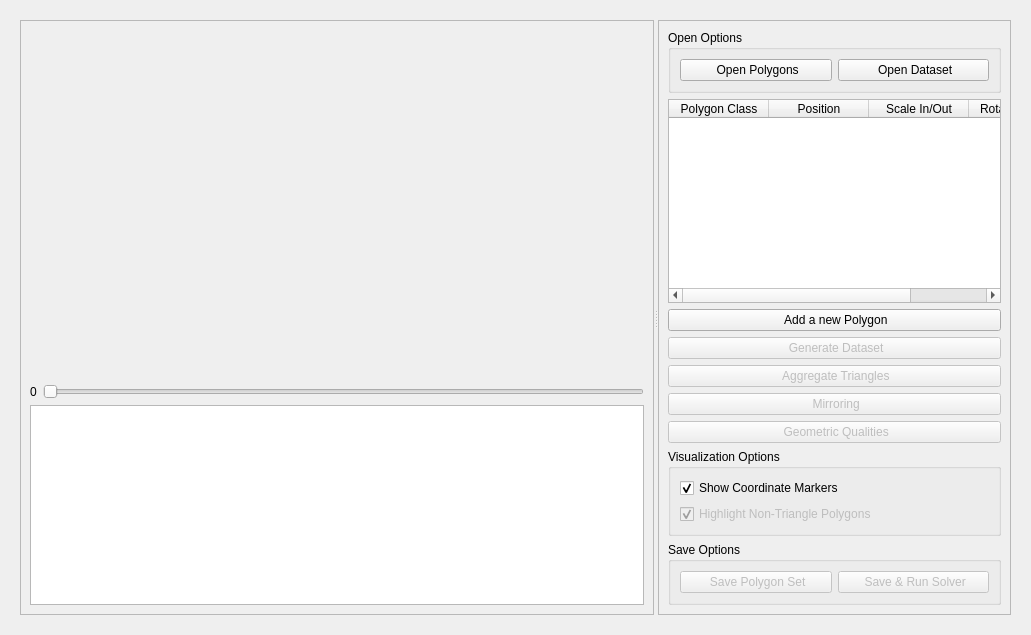
<?xml version="1.0" encoding="UTF-8"?>
<ui version="4.0">
 <class>DatasetWidget</class>
 <widget class="QWidget" name="DatasetWidget">
  <property name="geometry">
   <rect>
    <x>0</x>
    <y>0</y>
    <width>1031</width>
    <height>635</height>
   </rect>
  </property>
  <property name="sizePolicy">
   <sizepolicy hsizetype="Preferred" vsizetype="Preferred">
    <horstretch>0</horstretch>
    <verstretch>0</verstretch>
   </sizepolicy>
  </property>
  <property name="sizeIncrement">
   <size>
    <width>0</width>
    <height>280</height>
   </size>
  </property>
  <property name="windowTitle">
   <string>Form</string>
  </property>
  <layout class="QVBoxLayout" name="verticalLayout_2">
   <item>
    <widget class="QWidget" name="widget" native="true">
     <property name="sizePolicy">
      <sizepolicy hsizetype="Preferred" vsizetype="Expanding">
       <horstretch>0</horstretch>
       <verstretch>0</verstretch>
      </sizepolicy>
     </property>
     <layout class="QHBoxLayout" name="horizontalLayout">
      <item>
       <widget class="QSplitter" name="splitter">
        <property name="minimumSize">
         <size>
          <width>0</width>
          <height>0</height>
         </size>
        </property>
        <property name="mouseTracking">
         <bool>true</bool>
        </property>
        <property name="orientation">
         <enum>Qt::Horizontal</enum>
        </property>
        <widget class="QFrame" name="frame_2">
         <property name="sizePolicy">
          <sizepolicy hsizetype="Preferred" vsizetype="Preferred">
           <horstretch>0</horstretch>
           <verstretch>0</verstretch>
          </sizepolicy>
         </property>
         <property name="frameShape">
          <enum>QFrame::StyledPanel</enum>
         </property>
         <property name="frameShadow">
          <enum>QFrame::Raised</enum>
         </property>
         <layout class="QGridLayout" name="gridLayout_2">
          <item row="1" column="0">
           <widget class="QLabel" name="mesh_number_label">
            <property name="text">
             <string>0</string>
            </property>
            <property name="scaledContents">
             <bool>true</bool>
            </property>
            <property name="wordWrap">
             <bool>true</bool>
            </property>
            <property name="margin">
             <number>10</number>
            </property>
           </widget>
          </item>
          <item row="0" column="0" colspan="2">
           <widget class="genericVTKwidget" name="canvas" native="true">
            <property name="minimumSize">
             <size>
              <width>475</width>
              <height>0</height>
             </size>
            </property>
           </widget>
          </item>
          <item row="1" column="1">
           <widget class="QSlider" name="param_slider">
            <property name="sizePolicy">
             <sizepolicy hsizetype="Preferred" vsizetype="Fixed">
              <horstretch>100</horstretch>
              <verstretch>0</verstretch>
             </sizepolicy>
            </property>
            <property name="maximum">
             <number>0</number>
            </property>
            <property name="singleStep">
             <number>1</number>
            </property>
            <property name="orientation">
             <enum>Qt::Horizontal</enum>
            </property>
           </widget>
          </item>
          <item row="2" column="0" colspan="2">
           <widget class="QTextEdit" name="log_label">
            <property name="enabled">
             <bool>true</bool>
            </property>
            <property name="maximumSize">
             <size>
              <width>16777215</width>
              <height>200</height>
             </size>
            </property>
            <property name="readOnly">
             <bool>true</bool>
            </property>
           </widget>
          </item>
         </layout>
        </widget>
        <widget class="QFrame" name="frame">
         <property name="sizePolicy">
          <sizepolicy hsizetype="Preferred" vsizetype="Preferred">
           <horstretch>0</horstretch>
           <verstretch>0</verstretch>
          </sizepolicy>
         </property>
         <property name="maximumSize">
          <size>
           <width>16777215</width>
           <height>16777215</height>
          </size>
         </property>
         <property name="frameShape">
          <enum>QFrame::StyledPanel</enum>
         </property>
         <property name="frameShadow">
          <enum>QFrame::Raised</enum>
         </property>
         <layout class="QGridLayout" name="gridLayout">
          <item row="10" column="0">
           <widget class="QPushButton" name="geom_qualities_btn">
            <property name="enabled">
             <bool>false</bool>
            </property>
            <property name="text">
             <string> Geometric Qualities</string>
            </property>
            <property name="icon">
             <iconset>
              <normaloff>:/icons/img/geometry_icon.png</normaloff>:/icons/img/geometry_icon.png</iconset>
            </property>
           </widget>
          </item>
          <item row="8" column="0">
           <widget class="QPushButton" name="aggregate_btn">
            <property name="enabled">
             <bool>false</bool>
            </property>
            <property name="text">
             <string> Aggregate Triangles</string>
            </property>
            <property name="icon">
             <iconset>
              <normaloff>:/icons/img/aggregate.png</normaloff>:/icons/img/aggregate.png</iconset>
            </property>
           </widget>
          </item>
          <item row="9" column="0">
           <widget class="QPushButton" name="mirroring_btn">
            <property name="enabled">
             <bool>false</bool>
            </property>
            <property name="text">
             <string> Mirroring</string>
            </property>
            <property name="icon">
             <iconset>
              <normaloff>:/icons/img/mirroring.png</normaloff>:/icons/img/mirroring.png</iconset>
            </property>
           </widget>
          </item>
          <item row="6" column="0">
           <widget class="QPushButton" name="generate_dataset_btn">
            <property name="enabled">
             <bool>false</bool>
            </property>
            <property name="text">
             <string> Generate Dataset</string>
            </property>
            <property name="icon">
             <iconset>
              <normaloff>:/icons/img/slider.png</normaloff>:/icons/img/slider.png</iconset>
            </property>
           </widget>
          </item>
          <item row="5" column="0">
           <widget class="QPushButton" name="add_btn">
            <property name="text">
             <string> Add a new Polygon</string>
            </property>
            <property name="icon">
             <iconset>
              <normaloff>:/icons/img/add_icon.png</normaloff>:/icons/img/add_icon.png</iconset>
            </property>
            <property name="iconSize">
             <size>
              <width>16</width>
              <height>16</height>
             </size>
            </property>
           </widget>
          </item>
          <item row="0" column="0">
           <widget class="QGroupBox" name="groupBox_2">
            <property name="title">
             <string>Open Options</string>
            </property>
            <layout class="QHBoxLayout" name="horizontalLayout_2">
             <item>
              <widget class="QPushButton" name="load_polys_btn">
               <property name="text">
                <string> Open Polygons</string>
               </property>
               <property name="icon">
                <iconset>
                 <normaloff>:/icons/img/open_file_icon.ico</normaloff>:/icons/img/open_file_icon.ico</iconset>
               </property>
              </widget>
             </item>
             <item>
              <widget class="QPushButton" name="load_meshes_btn">
               <property name="text">
                <string> Open Dataset</string>
               </property>
               <property name="icon">
                <iconset>
                 <normaloff>:/icons/img/open_file_icon.ico</normaloff>:/icons/img/open_file_icon.ico</iconset>
               </property>
              </widget>
             </item>
            </layout>
           </widget>
          </item>
          <item row="4" column="0">
           <widget class="QTableWidget" name="polygon_list">
            <property name="sizePolicy">
             <sizepolicy hsizetype="Preferred" vsizetype="Expanding">
              <horstretch>0</horstretch>
              <verstretch>0</verstretch>
             </sizepolicy>
            </property>
            <column>
             <property name="text">
              <string>Polygon Class</string>
             </property>
            </column>
            <column>
             <property name="text">
              <string>Position</string>
             </property>
            </column>
            <column>
             <property name="text">
              <string>Scale In/Out</string>
             </property>
            </column>
            <column>
             <property name="text">
              <string>Rotation Angle</string>
             </property>
            </column>
           </widget>
          </item>
          <item row="12" column="0">
           <widget class="QGroupBox" name="groupBox">
            <property name="title">
             <string>Save Options</string>
            </property>
            <layout class="QHBoxLayout" name="horizontalLayout_3">
             <item>
              <widget class="QPushButton" name="save_polys_btn">
               <property name="enabled">
                <bool>false</bool>
               </property>
               <property name="text">
                <string> Save Polygon Set</string>
               </property>
               <property name="icon">
                <iconset>
                 <normaloff>:/icons/img/save_icon.png</normaloff>:/icons/img/save_icon.png</iconset>
               </property>
              </widget>
             </item>
             <item>
              <widget class="QPushButton" name="save_btn">
               <property name="enabled">
                <bool>false</bool>
               </property>
               <property name="text">
                <string> Save &amp;&amp; Run Solver</string>
               </property>
               <property name="icon">
                <iconset>
                 <normaloff>:/icons/img/save_icon.png</normaloff>:/icons/img/save_icon.png</iconset>
               </property>
              </widget>
             </item>
            </layout>
           </widget>
          </item>
          <item row="11" column="0">
           <widget class="QGroupBox" name="groupBox_3">
            <property name="title">
             <string>Visualization Options</string>
            </property>
            <layout class="QGridLayout" name="gridLayout_3">
             <item row="1" column="0">
              <widget class="QCheckBox" name="show_coords_cb">
               <property name="text">
                <string>Show Coordinate Markers</string>
               </property>
               <property name="checked">
                <bool>true</bool>
               </property>
              </widget>
             </item>
             <item row="2" column="0">
              <widget class="QCheckBox" name="highlight_polys_cb">
               <property name="enabled">
                <bool>false</bool>
               </property>
               <property name="text">
                <string>Highlight Non-Triangle Polygons</string>
               </property>
               <property name="checked">
                <bool>true</bool>
               </property>
              </widget>
             </item>
            </layout>
           </widget>
          </item>
         </layout>
        </widget>
       </widget>
      </item>
     </layout>
    </widget>
   </item>
  </layout>
 </widget>
 <customwidgets>
  <customwidget>
   <class>genericVTKwidget</class>
   <extends>QWidget</extends>
   <header>genericvtkwidget.h</header>
   <container>1</container>
  </customwidget>
 </customwidgets>
 <resources/>
 <connections/>
</ui>
